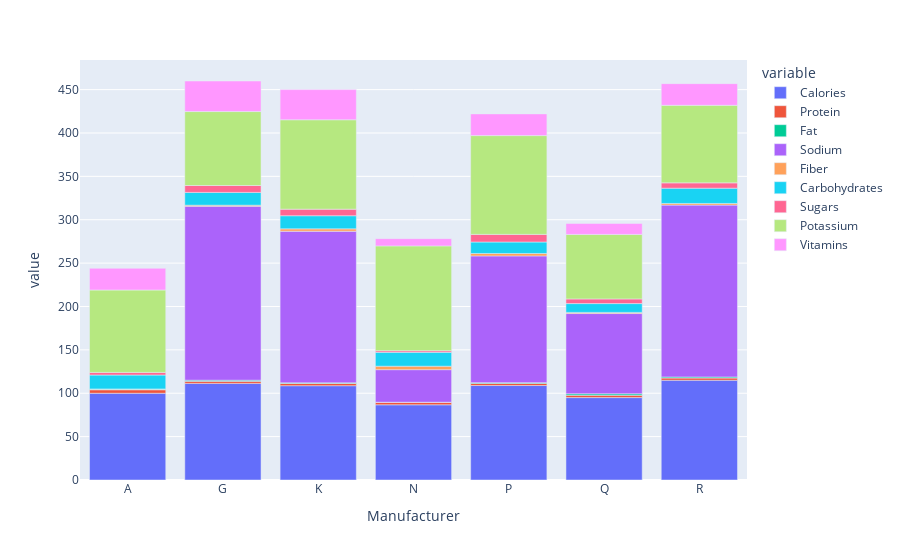

The notebook cell this image was saved under:
### Markdown cell above
*N* (Nabisco) performs the best out of all the manufacturers, followed by *A* (American Home Food Products) but American Home Food Products only has one cereal. *Q* (Quaker Oats) has the largest rating distribution, and *K* (Kelloggs) has one high performing outlier cereal, *All-Bran with Extra Fibre*.

### Code cell
manu=df.drop(["Name","Type","Rating","Shelf","Weight","Cups"],axis=1).groupby(["Manufacturer"]).mean()

px.bar(manu,x=manu.index,y=["Calories","Protein","Fat","Sodium","Fiber","Carbohydrates","Sugars","Potassium","Vitamins"])

### Figure 1 — Plotly figure (JSON) as saved in the notebook; plotly's stock layout.template omitted (floating-point values rounded to 4 significant figures)
{"data": [{"alignmentgroup": "True", "hovertemplate": "variable=Calories<br>Manufacturer=%{x}<br>value=%{y}<extra></extra>", "legendgroup": "Calories", "marker": {"color": "#636efa"}, "name": "Calories", "offsetgroup": "Calories", "orientation": "v", "showlegend": true, "textposition": "auto", "type": "bar", "x": ["A", "G", "K", "N", "P", "Q", "R"], "xaxis": "x", "y": [100, 111.4, 108.7, 86.67, 108.9, 95, 115], "yaxis": "y"}, {"alignmentgroup": "True", "hovertemplate": "variable=Protein<br>Manufacturer=%{x}<br>value=%{y}<extra></extra>", "legendgroup": "Protein", "marker": {"color": "#EF553B"}, "name": "Protein", "offsetgroup": "Protein", "orientation": "v", "showlegend": true, "textposition": "auto", "type": "bar", "x": ["A", "G", "K", "N", "P", "Q", "R"], "xaxis": "x", "y": [4, 2.318, 2.652, 2.833, 2.444, 2.625, 2.5], "yaxis": "y"}, {"alignmentgroup": "True", "hovertemplate": "variable=Fat<br>Manufacturer=%{x}<br>value=%{y}<extra></extra>", "legendgroup": "Fat", "marker": {"color": "#00cc96"}, "name": "Fat", "offsetgroup": "Fat", "orientation": "v", "showlegend": true, "textposition": "auto", "type": "bar", "x": ["A", "G", "K", "N", "P", "Q", "R"], "xaxis": "x", "y": [1, 1.364, 0.6087, 0.1667, 0.8889, 1.75, 1.25], "yaxis": "y"}, {"alignmentgroup": "True", "hovertemplate": "variable=Sodium<br>Manufacturer=%{x}<br>value=%{y}<extra></extra>", "legendgroup": "Sodium", "marker": {"color": "#ab63fa"}, "name": "Sodium", "offsetgroup": "Sodium", "orientation": "v", "showlegend": true, "textposition": "auto", "type": "bar", "x": ["A", "G", "K", "N", "P", "Q", "R"], "xaxis": "x", "y": [0, 200.5, 174.8, 37.5, 146.1, 92.5, 198.1], "yaxis": "y"}, {"alignmentgroup": "True", "hovertemplate": "variable=Fiber<br>Manufacturer=%{x}<br>value=%{y}<extra></extra>", "legendgroup": "Fiber", "marker": {"color": "#FFA15A"}, "name": "Fiber", "offsetgroup": "Fiber", "orientation": "v", "showlegend": true, "textposition": "auto", "type": "bar", "x": ["A", "G", "K", "N", "P", "Q", "R"], "xaxis": "x", "y": [0, 1.273, 2.739, 4, 2.778, 1.337, 1.875], "yaxis": "y"}, {"alignmentgroup": "True", "hovertemplate": "variable=Carbohydrates<br>Manufacturer=%{x}<br>value=%{y}<extra></extra>", "legendgroup": "Carbohydrates", "marker": {"color": "#19d3f3"}, "name": "Carbohydrates", "offsetgroup": "Carbohydrates", "orientation": "v", "showlegend": true, "textposition": "auto", "type": "bar", "x": ["A", "G", "K", "N", "P", "Q", "R"], "xaxis": "x", "y": [16, 14.73, 15.13, 16, 13.22, 10.12, 17.62], "yaxis": "y"}, {"alignmentgroup": "True", "hovertemplate": "variable=Sugars<br>Manufacturer=%{x}<br>value=%{y}<extra></extra>", "legendgroup": "Sugars", "marker": {"color": "#FF6692"}, "name": "Sugars", "offsetgroup": "Sugars", "orientation": "v", "showlegend": true, "textposition": "auto", "type": "bar", "x": ["A", "G", "K", "N", "P", "Q", "R"], "xaxis": "x", "y": [3, 7.955, 7.565, 1.833, 8.778, 5.375, 6.125], "yaxis": "y"}, {"alignmentgroup": "True", "hovertemplate": "variable=Potassium<br>Manufacturer=%{x}<br>value=%{y}<extra></extra>", "legendgroup": "Potassium", "marker": {"color": "#B6E880"}, "name": "Potassium", "offsetgroup": "Potassium", "orientation": "v", "showlegend": true, "textposition": "auto", "type": "bar", "x": ["A", "G", "K", "N", "P", "Q", "R"], "xaxis": "x", "y": [95, 85.23, 103.0, 120.8, 113.9, 74.38, 89.38], "yaxis": "y"}, {"alignmentgroup": "True", "hovertemplate": "variable=Vitamins<br>Manufacturer=%{x}<br>value=%{y}<extra></extra>", "legendgroup": "Vitamins", "marker": {"color": "#FF97FF"}, "name": "Vitamins", "offsetgroup": "Vitamins", "orientation": "v", "showlegend": true, "textposition": "auto", "type": "bar", "x": ["A", "G", "K", "N", "P", "Q", "R"], "xaxis": "x", "y": [25, 35.23, 34.78, 8.333, 25, 12.5, 25], "yaxis": "y"}], "layout": {"barmode": "relative", "legend": {"title": {"text": "variable"}, "tracegroupgap": 0}, "margin": {"t": 60}, "xaxis": {"anchor": "y", "domain": [0, 1], "title": {"text": "Manufacturer"}}, "yaxis": {"anchor": "x", "domain": [0, 1], "title": {"text": "value"}}}}
